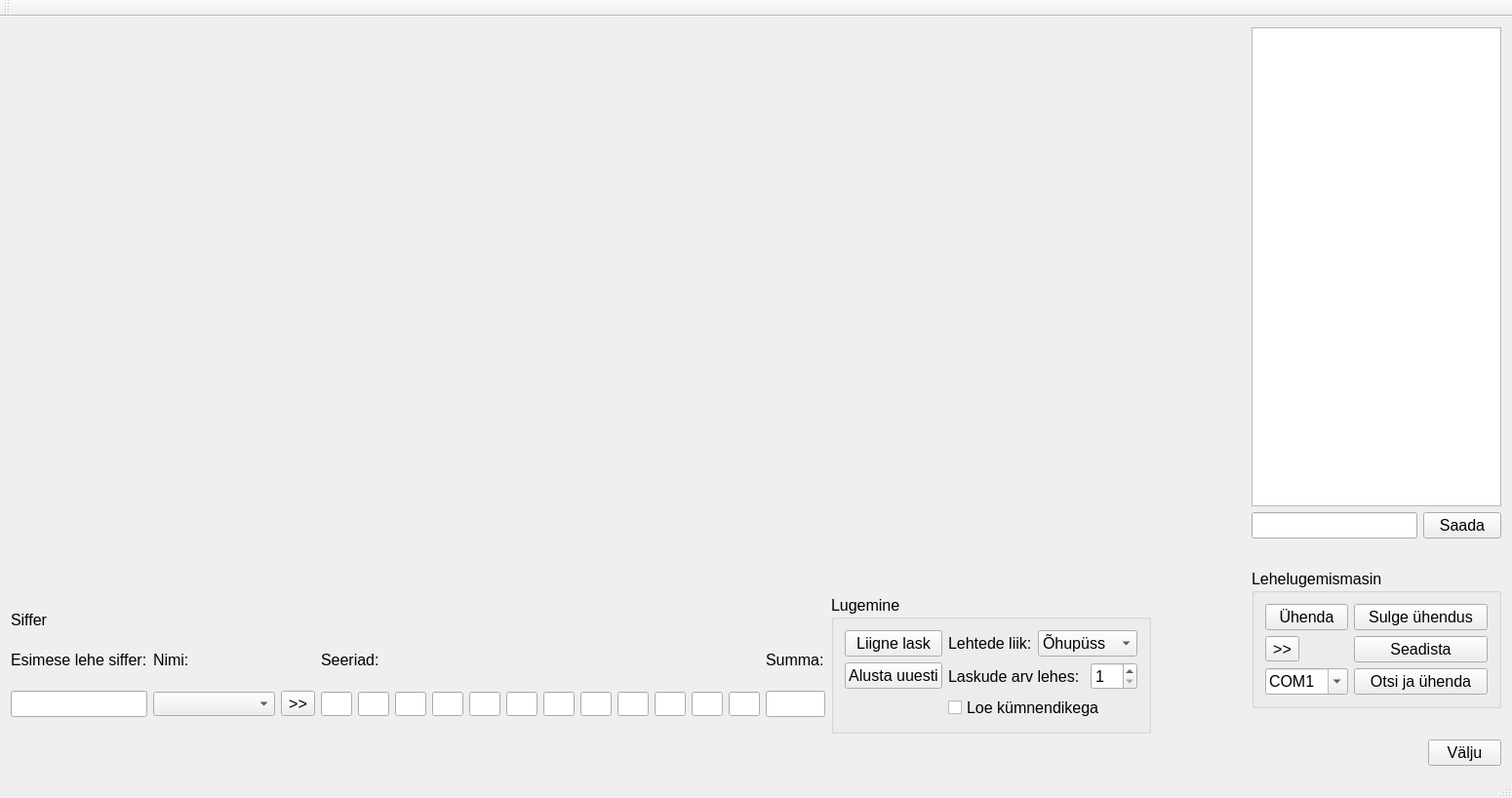
<?xml version="1.0" encoding="UTF-8"?>
<ui version="4.0">
 <class>Lehelugeja</class>
 <widget class="QMainWindow" name="Lehelugeja">
  <property name="geometry">
   <rect>
    <x>0</x>
    <y>0</y>
    <width>1550</width>
    <height>818</height>
   </rect>
  </property>
  <property name="windowTitle">
   <string>Lehelugeja</string>
  </property>
  <widget class="QWidget" name="centralWidget">
   <layout class="QGridLayout" name="centralGrid">
    <item row="1" column="3" rowspan="2" colspan="2">
     <widget class="QGroupBox" name="groupBox">
      <property name="sizePolicy">
       <sizepolicy hsizetype="Preferred" vsizetype="Maximum">
        <horstretch>0</horstretch>
        <verstretch>0</verstretch>
       </sizepolicy>
      </property>
      <property name="font">
       <font>
        <pointsize>12</pointsize>
       </font>
      </property>
      <property name="title">
       <string>Lehelugemismasin</string>
      </property>
      <layout class="QGridLayout" name="gridLayout_5">
       <item row="0" column="0">
        <widget class="QPushButton" name="uhendaNupp">
         <property name="sizePolicy">
          <sizepolicy hsizetype="Minimum" vsizetype="Fixed">
           <horstretch>0</horstretch>
           <verstretch>0</verstretch>
          </sizepolicy>
         </property>
         <property name="text">
          <string>Ühenda</string>
         </property>
         <property name="default">
          <bool>false</bool>
         </property>
        </widget>
       </item>
       <item row="0" column="1">
        <widget class="QPushButton" name="sulgeUhendusNupp">
         <property name="sizePolicy">
          <sizepolicy hsizetype="Minimum" vsizetype="Fixed">
           <horstretch>0</horstretch>
           <verstretch>0</verstretch>
          </sizepolicy>
         </property>
         <property name="text">
          <string>Sulge ühendus</string>
         </property>
        </widget>
       </item>
       <item row="1" column="0">
        <widget class="QToolButton" name="peida2Nupp">
         <property name="toolTip">
          <string>Näitab rohkem nuppe</string>
         </property>
         <property name="text">
          <string>&gt;&gt;</string>
         </property>
        </widget>
       </item>
       <item row="1" column="1">
        <widget class="QPushButton" name="seadistaNupp">
         <property name="sizePolicy">
          <sizepolicy hsizetype="Minimum" vsizetype="Fixed">
           <horstretch>0</horstretch>
           <verstretch>0</verstretch>
          </sizepolicy>
         </property>
         <property name="text">
          <string>Seadista</string>
         </property>
        </widget>
       </item>
       <item row="2" column="0">
        <widget class="QComboBox" name="comPort">
         <property name="editable">
          <bool>true</bool>
         </property>
         <property name="currentIndex">
          <number>0</number>
         </property>
         <item>
          <property name="text">
           <string>COM1</string>
          </property>
         </item>
         <item>
          <property name="text">
           <string>COM2</string>
          </property>
         </item>
         <item>
          <property name="text">
           <string>COM3</string>
          </property>
         </item>
         <item>
          <property name="text">
           <string>COM4</string>
          </property>
         </item>
         <item>
          <property name="text">
           <string>COM5</string>
          </property>
         </item>
         <item>
          <property name="text">
           <string>COM6</string>
          </property>
         </item>
         <item>
          <property name="text">
           <string>COM7</string>
          </property>
         </item>
         <item>
          <property name="text">
           <string>COM8</string>
          </property>
         </item>
         <item>
          <property name="text">
           <string>COM9</string>
          </property>
         </item>
         <item>
          <property name="text">
           <string>COM10</string>
          </property>
         </item>
         <item>
          <property name="text">
           <string>COM11</string>
          </property>
         </item>
        </widget>
       </item>
       <item row="2" column="1">
        <widget class="QPushButton" name="otsiCOMNupp">
         <property name="sizePolicy">
          <sizepolicy hsizetype="Minimum" vsizetype="Fixed">
           <horstretch>0</horstretch>
           <verstretch>0</verstretch>
          </sizepolicy>
         </property>
         <property name="text">
          <string>Otsi ja ühenda</string>
         </property>
        </widget>
       </item>
      </layout>
     </widget>
    </item>
    <item row="3" column="4">
     <widget class="QPushButton" name="sulgeNupp">
      <property name="minimumSize">
       <size>
        <width>50</width>
        <height>27</height>
       </size>
      </property>
      <property name="maximumSize">
       <size>
        <width>75</width>
        <height>27</height>
       </size>
      </property>
      <property name="font">
       <font>
        <pointsize>12</pointsize>
       </font>
      </property>
      <property name="text">
       <string>Välju</string>
      </property>
     </widget>
    </item>
    <item row="0" column="0">
     <widget class="QWidget" name="placeHolderWidget" native="true"/>
    </item>
    <item row="0" column="3" colspan="2">
     <layout class="QGridLayout" name="gridLayout">
      <item row="0" column="0" colspan="2">
       <widget class="QTextEdit" name="logi">
        <property name="sizePolicy">
         <sizepolicy hsizetype="Minimum" vsizetype="Expanding">
          <horstretch>0</horstretch>
          <verstretch>0</verstretch>
         </sizepolicy>
        </property>
        <property name="readOnly">
         <bool>true</bool>
        </property>
       </widget>
      </item>
      <item row="1" column="1">
       <widget class="QPushButton" name="saadaNupp">
        <property name="sizePolicy">
         <sizepolicy hsizetype="Fixed" vsizetype="Fixed">
          <horstretch>0</horstretch>
          <verstretch>0</verstretch>
         </sizepolicy>
        </property>
        <property name="font">
         <font>
          <pointsize>12</pointsize>
         </font>
        </property>
        <property name="text">
         <string>Saada</string>
        </property>
       </widget>
      </item>
      <item row="1" column="0">
       <widget class="QLineEdit" name="tekstiEdit">
        <property name="sizePolicy">
         <sizepolicy hsizetype="Minimum" vsizetype="Fixed">
          <horstretch>0</horstretch>
          <verstretch>0</verstretch>
         </sizepolicy>
        </property>
        <property name="font">
         <font>
          <pointsize>12</pointsize>
         </font>
        </property>
        <property name="toolTip">
         <string>&lt;html&gt;&lt;head/&gt;&lt;body&gt;&lt;p&gt;Võimalikud käsud:&lt;/p&gt;&lt;p&gt;uuenda porte&lt;/p&gt;&lt;p&gt;COMxx&lt;/p&gt;&lt;p&gt;&lt;span style=&quot; color:#008000;&quot;&gt;uusLugemismasin=true&lt;/span&gt;&lt;/p&gt;&lt;p&gt;&lt;span style=&quot; color:#008000;&quot;&gt;uusLugemismasin=false&lt;/span&gt;&lt;/p&gt;&lt;/body&gt;&lt;/html&gt;</string>
        </property>
       </widget>
      </item>
     </layout>
    </item>
    <item row="3" column="0" colspan="4">
     <spacer name="horizontalSpacer">
      <property name="orientation">
       <enum>Qt::Horizontal</enum>
      </property>
      <property name="sizeHint" stdset="0">
       <size>
        <width>1207</width>
        <height>20</height>
       </size>
      </property>
     </spacer>
    </item>
    <item row="2" column="1">
     <widget class="QGroupBox" name="groupBox_2">
      <property name="sizePolicy">
       <sizepolicy hsizetype="Maximum" vsizetype="Maximum">
        <horstretch>0</horstretch>
        <verstretch>0</verstretch>
       </sizepolicy>
      </property>
      <property name="font">
       <font>
        <pointsize>12</pointsize>
       </font>
      </property>
      <property name="title">
       <string>Lugemine</string>
      </property>
      <layout class="QGridLayout" name="gridLayout_3">
       <item row="0" column="0">
        <widget class="QPushButton" name="liigneNupp">
         <property name="font">
          <font>
           <pointsize>12</pointsize>
          </font>
         </property>
         <property name="text">
          <string>Liigne lask</string>
         </property>
        </widget>
       </item>
       <item row="0" column="1">
        <widget class="QLabel" name="label_2">
         <property name="font">
          <font>
           <pointsize>12</pointsize>
          </font>
         </property>
         <property name="text">
          <string>Lehtede liik:</string>
         </property>
        </widget>
       </item>
       <item row="0" column="2" colspan="2">
        <widget class="QComboBox" name="leheCombo">
         <property name="font">
          <font>
           <pointsize>12</pointsize>
          </font>
         </property>
         <item>
          <property name="text">
           <string>Õhupüss</string>
          </property>
         </item>
         <item>
          <property name="text">
           <string>Õhupüstol</string>
          </property>
         </item>
         <item>
          <property name="text">
           <string>Sportpüss</string>
          </property>
         </item>
        </widget>
       </item>
       <item row="1" column="0">
        <widget class="QPushButton" name="resetNupp">
         <property name="font">
          <font>
           <pointsize>12</pointsize>
          </font>
         </property>
         <property name="text">
          <string>Alusta uuesti</string>
         </property>
        </widget>
       </item>
       <item row="1" column="1" colspan="2">
        <widget class="QLabel" name="label_4">
         <property name="font">
          <font>
           <pointsize>12</pointsize>
          </font>
         </property>
         <property name="text">
          <string>Laskude arv lehes:</string>
         </property>
        </widget>
       </item>
       <item row="1" column="3">
        <widget class="QSpinBox" name="laskudeBox">
         <property name="font">
          <font>
           <pointsize>12</pointsize>
          </font>
         </property>
         <property name="readOnly">
          <bool>false</bool>
         </property>
         <property name="minimum">
          <number>1</number>
         </property>
         <property name="maximum">
          <number>3</number>
         </property>
        </widget>
       </item>
       <item row="2" column="1" colspan="3">
        <widget class="QCheckBox" name="kumnendikegaBox">
         <property name="font">
          <font>
           <pointsize>12</pointsize>
          </font>
         </property>
         <property name="text">
          <string>Loe kümnendikega</string>
         </property>
        </widget>
       </item>
      </layout>
     </widget>
    </item>
    <item row="0" column="1">
     <widget class="QLabel" name="silt">
      <property name="sizePolicy">
       <sizepolicy hsizetype="MinimumExpanding" vsizetype="Expanding">
        <horstretch>0</horstretch>
        <verstretch>0</verstretch>
       </sizepolicy>
      </property>
      <property name="minimumSize">
       <size>
        <width>400</width>
        <height>400</height>
       </size>
      </property>
      <property name="font">
       <font>
        <pointsize>16</pointsize>
       </font>
      </property>
      <property name="frameShape">
       <enum>QFrame::NoFrame</enum>
      </property>
      <property name="text">
       <string/>
      </property>
      <property name="alignment">
       <set>Qt::AlignLeading|Qt::AlignLeft|Qt::AlignTop</set>
      </property>
      <property name="textInteractionFlags">
       <set>Qt::LinksAccessibleByMouse|Qt::TextSelectableByMouse</set>
      </property>
     </widget>
    </item>
    <item row="1" column="0">
     <spacer name="verticalSpacer_2">
      <property name="orientation">
       <enum>Qt::Vertical</enum>
      </property>
      <property name="sizeType">
       <enum>QSizePolicy::Preferred</enum>
      </property>
      <property name="sizeHint" stdset="0">
       <size>
        <width>20</width>
        <height>46</height>
       </size>
      </property>
     </spacer>
    </item>
    <item row="2" column="0">
     <layout class="QGridLayout" name="gridLayout_4">
      <item row="2" column="15">
       <widget class="QLineEdit" name="summaEdit">
        <property name="sizePolicy">
         <sizepolicy hsizetype="Maximum" vsizetype="Fixed">
          <horstretch>0</horstretch>
          <verstretch>0</verstretch>
         </sizepolicy>
        </property>
        <property name="maximumSize">
         <size>
          <width>80</width>
          <height>16777215</height>
         </size>
        </property>
        <property name="font">
         <font>
          <pointsize>12</pointsize>
         </font>
        </property>
       </widget>
      </item>
      <item row="2" column="0">
       <widget class="QLineEdit" name="sifriEdit">
        <property name="maximumSize">
         <size>
          <width>150</width>
          <height>16777215</height>
         </size>
        </property>
        <property name="font">
         <font>
          <pointsize>12</pointsize>
         </font>
        </property>
       </widget>
      </item>
      <item row="1" column="0">
       <widget class="QLabel" name="label_3">
        <property name="sizePolicy">
         <sizepolicy hsizetype="Preferred" vsizetype="Fixed">
          <horstretch>0</horstretch>
          <verstretch>0</verstretch>
         </sizepolicy>
        </property>
        <property name="font">
         <font>
          <pointsize>12</pointsize>
         </font>
        </property>
        <property name="text">
         <string>Esimese lehe siffer:</string>
        </property>
       </widget>
      </item>
      <item row="2" column="5">
       <widget class="QLineEdit" name="seeria3Edit">
        <property name="minimumSize">
         <size>
          <width>32</width>
          <height>25</height>
         </size>
        </property>
        <property name="maximumSize">
         <size>
          <width>32</width>
          <height>25</height>
         </size>
        </property>
       </widget>
      </item>
      <item row="2" column="1">
       <widget class="QComboBox" name="nimeBox">
        <property name="minimumSize">
         <size>
          <width>125</width>
          <height>25</height>
         </size>
        </property>
        <property name="maximumSize">
         <size>
          <width>150</width>
          <height>25</height>
         </size>
        </property>
        <property name="font">
         <font>
          <pointsize>12</pointsize>
         </font>
        </property>
       </widget>
      </item>
      <item row="2" column="4">
       <widget class="QLineEdit" name="seeria2Edit">
        <property name="minimumSize">
         <size>
          <width>32</width>
          <height>25</height>
         </size>
        </property>
        <property name="maximumSize">
         <size>
          <width>32</width>
          <height>25</height>
         </size>
        </property>
       </widget>
      </item>
      <item row="2" column="11">
       <widget class="QLineEdit" name="seeria9Edit">
        <property name="minimumSize">
         <size>
          <width>32</width>
          <height>25</height>
         </size>
        </property>
        <property name="maximumSize">
         <size>
          <width>32</width>
          <height>25</height>
         </size>
        </property>
       </widget>
      </item>
      <item row="2" column="10">
       <widget class="QLineEdit" name="seeria8Edit">
        <property name="minimumSize">
         <size>
          <width>32</width>
          <height>25</height>
         </size>
        </property>
        <property name="maximumSize">
         <size>
          <width>32</width>
          <height>25</height>
         </size>
        </property>
       </widget>
      </item>
      <item row="2" column="3">
       <widget class="QLineEdit" name="seeria1Edit">
        <property name="minimumSize">
         <size>
          <width>32</width>
          <height>25</height>
         </size>
        </property>
        <property name="maximumSize">
         <size>
          <width>32</width>
          <height>25</height>
         </size>
        </property>
       </widget>
      </item>
      <item row="1" column="3" colspan="2">
       <widget class="QLabel" name="label_5">
        <property name="font">
         <font>
          <pointsize>12</pointsize>
         </font>
        </property>
        <property name="text">
         <string>Seeriad:</string>
        </property>
       </widget>
      </item>
      <item row="1" column="15">
       <widget class="QLabel" name="label_6">
        <property name="sizePolicy">
         <sizepolicy hsizetype="Maximum" vsizetype="Preferred">
          <horstretch>0</horstretch>
          <verstretch>0</verstretch>
         </sizepolicy>
        </property>
        <property name="font">
         <font>
          <pointsize>12</pointsize>
         </font>
        </property>
        <property name="text">
         <string>Summa:</string>
        </property>
       </widget>
      </item>
      <item row="2" column="6">
       <widget class="QLineEdit" name="seeria4Edit">
        <property name="minimumSize">
         <size>
          <width>32</width>
          <height>25</height>
         </size>
        </property>
        <property name="maximumSize">
         <size>
          <width>32</width>
          <height>25</height>
         </size>
        </property>
       </widget>
      </item>
      <item row="2" column="7">
       <widget class="QLineEdit" name="seeria5Edit">
        <property name="minimumSize">
         <size>
          <width>32</width>
          <height>25</height>
         </size>
        </property>
        <property name="maximumSize">
         <size>
          <width>32</width>
          <height>25</height>
         </size>
        </property>
       </widget>
      </item>
      <item row="2" column="8">
       <widget class="QLineEdit" name="seeria6Edit">
        <property name="minimumSize">
         <size>
          <width>32</width>
          <height>25</height>
         </size>
        </property>
        <property name="maximumSize">
         <size>
          <width>32</width>
          <height>25</height>
         </size>
        </property>
       </widget>
      </item>
      <item row="2" column="14">
       <widget class="QLineEdit" name="seeria12Edit">
        <property name="minimumSize">
         <size>
          <width>32</width>
          <height>25</height>
         </size>
        </property>
        <property name="maximumSize">
         <size>
          <width>32</width>
          <height>25</height>
         </size>
        </property>
       </widget>
      </item>
      <item row="2" column="2">
       <widget class="QToolButton" name="peidaNupp">
        <property name="font">
         <font>
          <pointsize>12</pointsize>
         </font>
        </property>
        <property name="text">
         <string>&gt;&gt;</string>
        </property>
       </widget>
      </item>
      <item row="2" column="13">
       <widget class="QLineEdit" name="seeria11Edit">
        <property name="minimumSize">
         <size>
          <width>32</width>
          <height>25</height>
         </size>
        </property>
        <property name="maximumSize">
         <size>
          <width>32</width>
          <height>25</height>
         </size>
        </property>
       </widget>
      </item>
      <item row="1" column="1">
       <widget class="QLabel" name="nimeSilt">
        <property name="font">
         <font>
          <pointsize>12</pointsize>
         </font>
        </property>
        <property name="text">
         <string>Nimi:</string>
        </property>
       </widget>
      </item>
      <item row="0" column="0">
       <widget class="QLabel" name="sifriLabel">
        <property name="sizePolicy">
         <sizepolicy hsizetype="Preferred" vsizetype="Fixed">
          <horstretch>0</horstretch>
          <verstretch>0</verstretch>
         </sizepolicy>
        </property>
        <property name="font">
         <font>
          <pointsize>12</pointsize>
         </font>
        </property>
        <property name="text">
         <string>Siffer</string>
        </property>
       </widget>
      </item>
      <item row="2" column="9">
       <widget class="QLineEdit" name="seeria7Edit">
        <property name="minimumSize">
         <size>
          <width>32</width>
          <height>25</height>
         </size>
        </property>
        <property name="maximumSize">
         <size>
          <width>32</width>
          <height>25</height>
         </size>
        </property>
       </widget>
      </item>
      <item row="2" column="12">
       <widget class="QLineEdit" name="seeria10Edit">
        <property name="minimumSize">
         <size>
          <width>32</width>
          <height>25</height>
         </size>
        </property>
        <property name="maximumSize">
         <size>
          <width>32</width>
          <height>25</height>
         </size>
        </property>
       </widget>
      </item>
     </layout>
    </item>
    <item row="2" column="2">
     <spacer name="horizontalSpacer_2">
      <property name="orientation">
       <enum>Qt::Horizontal</enum>
      </property>
      <property name="sizeHint" stdset="0">
       <size>
        <width>40</width>
        <height>20</height>
       </size>
      </property>
     </spacer>
    </item>
   </layout>
  </widget>
  <widget class="QMenuBar" name="menuBar">
   <property name="geometry">
    <rect>
     <x>0</x>
     <y>0</y>
     <width>1550</width>
     <height>22</height>
    </rect>
   </property>
  </widget>
  <widget class="QToolBar" name="mainToolBar">
   <attribute name="toolBarArea">
    <enum>TopToolBarArea</enum>
   </attribute>
   <attribute name="toolBarBreak">
    <bool>false</bool>
   </attribute>
  </widget>
  <widget class="QStatusBar" name="statusBar"/>
  <action name="action_hendu_serveriga">
   <property name="text">
    <string>Ühendu serveriga</string>
   </property>
  </action>
  <action name="actionV_lju">
   <property name="text">
    <string>Välju</string>
   </property>
  </action>
 </widget>
 <layoutdefault spacing="6" margin="11"/>
 <tabstops>
  <tabstop>uhendaNupp</tabstop>
  <tabstop>sulgeUhendusNupp</tabstop>
  <tabstop>peida2Nupp</tabstop>
  <tabstop>seadistaNupp</tabstop>
  <tabstop>comPort</tabstop>
  <tabstop>otsiCOMNupp</tabstop>
  <tabstop>tekstiEdit</tabstop>
  <tabstop>saadaNupp</tabstop>
  <tabstop>liigneNupp</tabstop>
  <tabstop>leheCombo</tabstop>
  <tabstop>resetNupp</tabstop>
  <tabstop>laskudeBox</tabstop>
  <tabstop>kumnendikegaBox</tabstop>
  <tabstop>sifriEdit</tabstop>
  <tabstop>nimeBox</tabstop>
  <tabstop>peidaNupp</tabstop>
  <tabstop>seeria1Edit</tabstop>
  <tabstop>seeria2Edit</tabstop>
  <tabstop>seeria3Edit</tabstop>
  <tabstop>seeria4Edit</tabstop>
  <tabstop>seeria5Edit</tabstop>
  <tabstop>seeria6Edit</tabstop>
  <tabstop>seeria7Edit</tabstop>
  <tabstop>seeria8Edit</tabstop>
  <tabstop>seeria9Edit</tabstop>
  <tabstop>seeria10Edit</tabstop>
  <tabstop>seeria11Edit</tabstop>
  <tabstop>seeria12Edit</tabstop>
  <tabstop>summaEdit</tabstop>
  <tabstop>sulgeNupp</tabstop>
  <tabstop>logi</tabstop>
 </tabstops>
 <resources/>
 <connections>
  <connection>
   <sender>sulgeNupp</sender>
   <signal>clicked()</signal>
   <receiver>Lehelugeja</receiver>
   <slot>close()</slot>
   <hints>
    <hint type="sourcelabel">
     <x>1200</x>
     <y>795</y>
    </hint>
    <hint type="destinationlabel">
     <x>1117</x>
     <y>778</y>
    </hint>
   </hints>
  </connection>
 </connections>
</ui>
